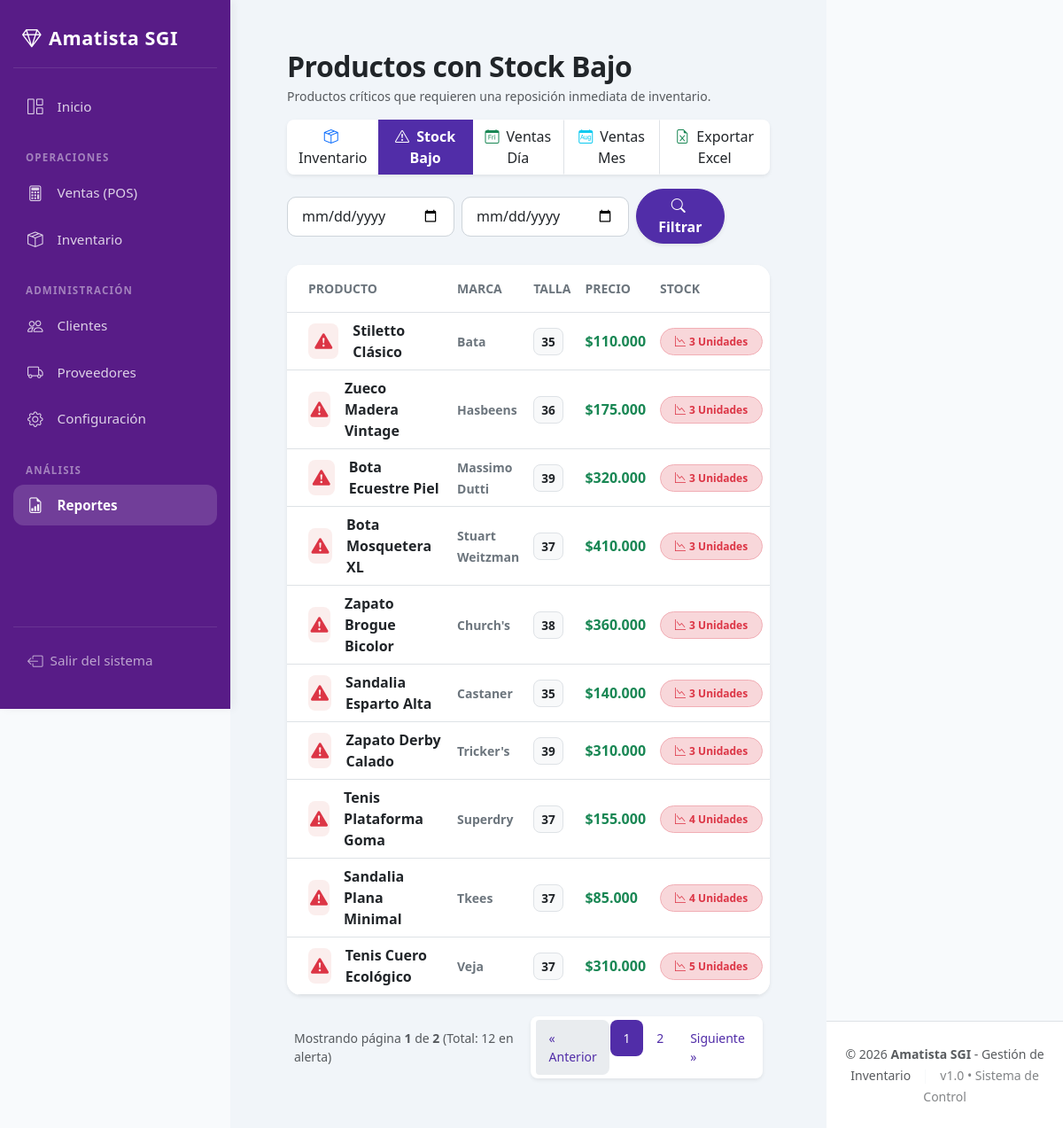
Screenshot of /modulos/reportes/stock_bajo.php (signed in) with the database file from the repository.
### tables this page shows
CREATE TABLE `productos` (
  `id` int NOT NULL AUTO_INCREMENT,
  `nombre` varchar(100) DEFAULT NULL,
  `marca` varchar(100) DEFAULT NULL,
  `talla` varchar(10) DEFAULT NULL,
  `color` varchar(50) DEFAULT NULL,
  `precio` decimal(10,2) DEFAULT NULL,
  `stock` int DEFAULT NULL,
  `estado` tinyint NOT NULL DEFAULT '1',
  `eliminado_por` int DEFAULT NULL,
  `eliminado_en` datetime DEFAULT NULL,
  `motivo_eliminacion` varchar(255) DEFAULT NULL,
  PRIMARY KEY (`id`),
  KEY `fk_productos_eliminado_por` (`eliminado_por`),
  CONSTRAINT `fk_productos_eliminado_por` FOREIGN KEY (`eliminado_por`) REFERENCES `usuarios` (`id`)
);

### includes/configuracion.php (called while the page is built, shortened)
<?php
function obtener_configuracion($conexion, $clave, $default = '') {
    $stmt = mysqli_prepare($conexion, "SELECT valor FROM configuracion WHERE clave = ?");
    mysqli_stmt_bind_param($stmt, "s", $clave);
    mysqli_stmt_execute($stmt);
    $fila = mysqli_fetch_assoc(mysqli_stmt_get_result($stmt));
    return $fila ? $fila['valor'] : $default;
}
function obtener_stock_minimo($conexion) {
    return intval(obtener_configuracion($conexion, 'stock_minimo', '5'));
}
?>

### modulos/reportes/stock_bajo.php (the view, shortened to what this page needs)
<?php
include("../../conexion.php");
include("../../includes/configuracion.php");
include("../../includes/header.php");
$por_pagina = 10;
$pagina_actual = isset($_GET['pagina']) ? (int)$_GET['pagina'] : 1;
$offset = ($pagina_actual - 1) * $por_pagina;
$stock_minimo = obtener_stock_minimo($conexion);
$query_conteo = "SELECT COUNT(*) as total FROM productos WHERE stock <= " . $stock_minimo;
$res_conteo = mysqli_query($conexion, $query_conteo);
$fila_conteo = mysqli_fetch_assoc($res_conteo);
$total_registros = $fila_conteo['total'];
$total_paginas = ceil($total_registros / $por_pagina);
$productos = mysqli_query($conexion, "SELECT * FROM productos WHERE stock <= " . $stock_minimo . " AND estado = 1 ORDER BY stock ASC LIMIT $por_pagina OFFSET $offset");
?>
<div class="container-fluid px-4 py-3">
    <div class="d-flex justify-content-between align-items-center mb-3">
        <div>
            <h2 class="fw-bold mb-1 text-dark" style="letter-spacing: -0.5px;">Productos con Stock Bajo</h2>
            <p class="text-muted small mb-0">Productos críticos que requieren una reposición inmediata de inventario.</p>
        </div>
    </div>
    <div class="d-flex justify-content-between align-items-center mb-4 flex-wrap gap-3">
        <div class="btn-group shadow-sm rounded-3 overflow-hidden">
            <a href="inventario.php" class="btn btn-white bg-white text-dark"><i class="bi bi-box-seam text-primary me-1"></i> Inventario</a>
            <a href="stock_bajo.php" class="btn btn-amatista-primary active"><i class="bi bi-exclamation-triangle me-1"></i> Stock Bajo</a>
            <a href="ventas_dia.php" class="btn btn-white bg-white border-start text-dark"><i class="bi bi-calendar-day text-success me-1"></i> Ventas Día</a>
            <a href="ventas_mes.php" class="btn btn-white bg-white border-start text-dark"><i class="bi bi-calendar-month text-info me-1"></i> Ventas Mes</a>
            <a href="exportar_excel.php" class="btn btn-white bg-white border-start text-dark"><i class="bi bi-file-earmark-excel text-success me-1"></i> Exportar Excel</a>
        </div>
        <form method="GET" action="ventas_filtro.php" class="d-flex gap-2 align-items-center">
            <input type="date" name="fecha_inicio" class="form-control form-control-custom" required>
            <input type="date" name="fecha_fin" class="form-control form-control-custom" required>
            <button type="submit" class="btn btn-amatista-primary rounded-pill px-4 shadow-sm"><i class="bi bi-search me-1"></i> Filtrar</button>
        </form>
    </div>
    <div class="card card-custom shadow-sm overflow-hidden mb-4">
        <div class="table-responsive">
            <table class="table align-middle mb-0 table-hover">
                <thead>
                    <tr class="table-custom-header border-bottom">
                        <th class="ps-4 py-3 border-0 small text-uppercase text-secondary">Producto</th>
                        <th class="py-3 border-0 small text-uppercase text-secondary">Marca</th>
                        <th class="py-3 border-0 small text-uppercase text-secondary">Talla</th>
                        <th class="py-3 border-0 small text-uppercase text-secondary">Precio</th>
                        <th class="py-3 border-0 small text-uppercase text-secondary">Stock</th>
                    </tr>
                </thead>
                <tbody>
                    <?php if (mysqli_num_rows($productos) > 0) { ?>
                        <?php while($p = mysqli_fetch_array($productos)){ ?>
                        <tr class="border-bottom">
                            <td class="ps-4">
                                <div class="d-flex align-items-center">
                                    <div class="rounded-3 d-flex align-items-center justify-content-center me-3" style="width: 40px; height: 40px; background-color: #fbeeed !important; color: #dc3545 !important;">
                                        <i class="bi bi-exclamation-triangle-fill fs-5"></i>
                                    </div>
                                    <span class="fw-bold text-dark"><?php echo htmlspecialchars($p['nombre']); ?></span>
                                </div>
                            </td>
                            <td><span class="text-secondary small fw-semibold"><?php echo htmlspecialchars($p['marca']); ?></span></td>
                            <td><span class="badge bg-light text-dark border p-2 rounded-3" style="font-size: 0.85rem;"><?php echo htmlspecialchars($p['talla']); ?></span></td>
                            <td class="fw-bold text-success">$<?php echo number_format($p['precio'], 0, ",", "."); ?></td>
                            <td>
                                <span class="badge bg-danger-subtle text-danger border border-danger-subtle px-3 py-2 rounded-pill fw-bold">
                                    <i class="bi bi-graph-down me-1"></i><?php echo $p['stock']; ?> Unidades
                                </span>
                            </td>
                        </tr>
                        <?php } ?>
                    <?php } ?>
                </tbody>
            </table>
        </div>
    </div>
    <?php if($total_paginas > 1): ?>
        <div class="d-flex justify-content-between align-items-center px-2">
            <div class="text-muted small">
                Mostrando página <strong><?php echo $pagina_actual; ?></strong> de <strong><?php echo $total_paginas; ?></strong> (Total: <?php echo $total_registros; ?> en alerta)
            </div>
            <nav>
                <ul class="pagination pagination-sm mb-0 shadow-sm rounded-3 bg-white p-1">
                    <li class="page-item <?php echo ($pagina_actual <= 1) ? 'disabled' : ''; ?>">
                        <a class="page-link" href="?pagina=<?php echo $pagina_actual - 1; ?>">&laquo; Anterior</a>
                    </li>
                    <?php for($i = 1; $i <= $total_paginas; $i++): ?>
                        <li class="page-item <?php echo ($pagina_actual == $i) ? 'active' : ''; ?>">
                            <a class="page-link" href="?pagina=<?php echo $i; ?>"><?php echo $i; ?></a>
                        </li>
                    <?php endfor; ?>
                    <li class="page-item <?php echo ($pagina_actual >= $total_paginas) ? 'disabled' : ''; ?>">
                        <a class="page-link" href="?pagina=<?php echo $pagina_actual + 1; ?>">Siguiente &raquo;</a>
                    </li>
                </ul>
            </nav>
        </div>
    <?php endif; ?>
</div>
<?php include("../../includes/footer.php"); ?>

### includes/header.php (style rules this page uses)
:root { --sidebar-width: 260px; --amatista-primary: #581c87; --amatista-hover: rgba(255, 255, 255, 0.08); --amatista-active: rgba(255, 255, 255, 0.15); }
body { background-color: #f8fafc; margin: 0; display: flex; min-height: 100vh; font-family: 'Segoe UI', system-ui, -apple-system, sans-serif; }

### modulos/reportes/stock_bajo.php (style rules this page uses)
:root { --primary-color: #512da8; --primary-hover: #432293; --border-radius-card: 16px; }
.btn-amatista-primary { background-color: var(--primary-color) !important; border-color: var(--primary-color) !important; color: #ffffff !important; font-weight: 600; }
.card-custom { border-radius: var(--border-radius-card) !important; border: none !important; background-color: #ffffff; }
.form-control-custom { border-radius: 10px !important; border: 1px solid #ced4da !important; padding: 0.6rem 1rem; }
.table-custom-header { background-color: #f8f9fa !important; color: #495057; font-weight: 600; }
.pagination .page-link { color: var(--primary-color); border: none; padding: 0.6rem 0.9rem; margin: 0 2px; border-radius: 8px; }
.pagination .page-item.active .page-link { background-color: var(--primary-color) !important; color: #fff !important; }

### rows the page displays
productos: nombre "Stiletto Clásico", marca "Bata", talla "35", precio "110.000", stock "3"
productos: nombre "Zueco Madera Vintage", marca "Hasbeens", talla "36", precio "175.000", stock "3"
productos: nombre "Bota Ecuestre Piel", marca "Massimo Dutti", talla "39", precio "320.000", stock "3"
productos: nombre "Bota Mosquetera XL", marca "Stuart Weitzman", talla "37", precio "410.000", stock "3"
productos: nombre "Zapato Brogue Bicolor", marca "Church's", talla "38", precio "360.000", stock "3"
productos: nombre "Sandalia Esparto Alta", marca "Castaner", talla "35", precio "140.000", stock "3"
productos: nombre "Zapato Derby Calado", marca "Tricker's", talla "39", precio "310.000", stock "3"
productos: nombre "Tenis Plataforma Goma", marca "Superdry", talla "37", precio "155.000", stock "4"
productos: nombre "Sandalia Plana Minimal", marca "Tkees", talla "37", precio "85.000", stock "4"
productos: nombre "Tenis Cuero Ecológico", marca "Veja", talla "37", precio "310.000", stock "5"

### other values shown
$pagina_actual "1"
$total_paginas "2"
$total_registros "12"
